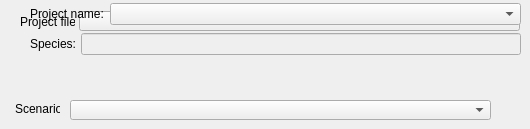
           <widget class="QWidget" name="page_11">
            <widget class="QLabel" name="label_35">
             <property name="geometry">
              <rect>
               <x>20</x>
               <y>14</y>
               <width>55</width>
               <height>16</height>
              </rect>
             </property>
             <property name="sizePolicy">
              <sizepolicy hsizetype="Preferred" vsizetype="Fixed">
               <horstretch>0</horstretch>
               <verstretch>0</verstretch>
              </sizepolicy>
             </property>
             <property name="text">
              <string>Project file:</string>
             </property>
            </widget>
            <widget class="QComboBox" name="comboBox">
             <property name="geometry">
              <rect>
               <x>79</x>
               <y>11</y>
               <width>441</width>
               <height>20</height>
              </rect>
             </property>
             <property name="sizePolicy">
              <sizepolicy hsizetype="Preferred" vsizetype="Preferred">
               <horstretch>0</horstretch>
               <verstretch>0</verstretch>
              </sizepolicy>
             </property>
            </widget>
            <widget class="QLabel" name="label_37">
             <property name="geometry">
              <rect>
               <x>15</x>
               <y>101</y>
               <width>45</width>
               <height>16</height>
              </rect>
             </property>
             <property name="text">
              <string>Scenario:</string>
             </property>
            </widget>
            <widget class="QComboBox" name="comboBox_3">
             <property name="geometry">
              <rect>
               <x>70</x>
               <y>100</y>
               <width>421</width>
               <height>20</height>
              </rect>
             </property>
            </widget>
            <widget class="QWidget" name="layoutWidget">
             <property name="geometry">
              <rect>
               <x>30</x>
               <y>3</y>
               <width>491</width>
               <height>22</height>
              </rect>
             </property>
             <layout class="QHBoxLayout" name="horizontalLayout_23">
              <item>
               <widget class="QLabel" name="label_54">
                <property name="sizePolicy">
                 <sizepolicy hsizetype="Fixed" vsizetype="Preferred">
                  <horstretch>0</horstretch>
                  <verstretch>0</verstretch>
                 </sizepolicy>
                </property>
                <property name="text">
                 <string>Project name:</string>
                </property>
               </widget>
              </item>
              <item>
               <widget class="QComboBox" name="comboBox_9"/>
              </item>
             </layout>
            </widget>
            <widget class="QWidget" name="layoutWidget">
             <property name="geometry">
              <rect>
               <x>30</x>
               <y>33</y>
               <width>491</width>
               <height>22</height>
              </rect>
             </property>
             <layout class="QHBoxLayout" name="horizontalLayout_31">
              <item>
               <widget class="QLabel" name="label_29">
                <property name="sizePolicy">
                 <sizepolicy hsizetype="Maximum" vsizetype="Preferred">
                  <horstretch>0</horstretch>
                  <verstretch>0</verstretch>
                 </sizepolicy>
                </property>
                <property name="maximumSize">
                 <size>
                  <width>45</width>
                  <height>16777215</height>
                 </size>
                </property>
                <property name="text">
                 <string>Species:</string>
                </property>
               </widget>
              </item>
              <item>
               <widget class="QLineEdit" name="lineEdit_12">
                <property name="enabled">
                 <bool>false</bool>
                </property>
               </widget>
              </item>
             </layout>
            </widget>
           </widget>
